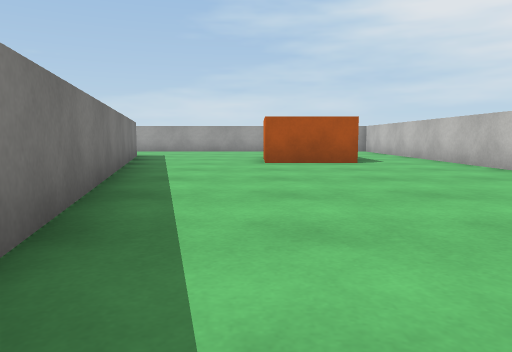
[1] (above)

22 first-person views from a walk through a 3-D level made in the Unity game engine. The camera is 0.55 m above the floor, tilts 6° down and sees 70° across. The floor is counted in squares, 1 m on a side. Each view is taken from the middle of a square. On the plan, view 1 faces up. The plan holds only what a view shows up to about 9 squares ahead; the rest is blank. The place goes on beyond the plan. The player character is not drawn. Surface patterns are stand-ins for the level's own textures.

[2]
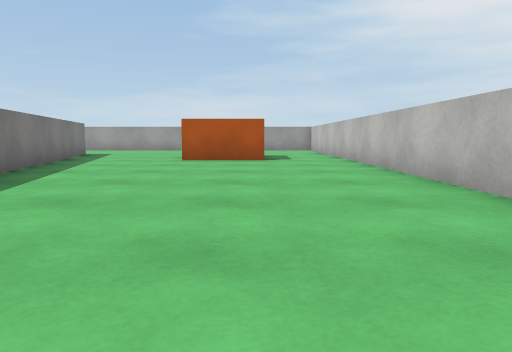

[3]
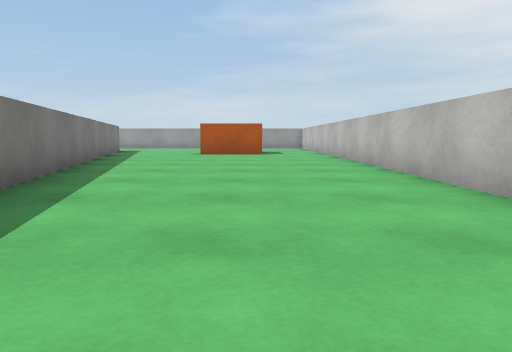

[4]
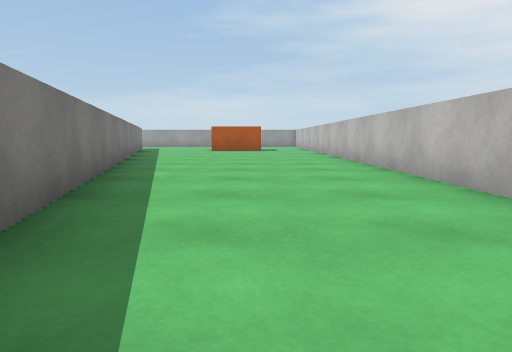

[5]
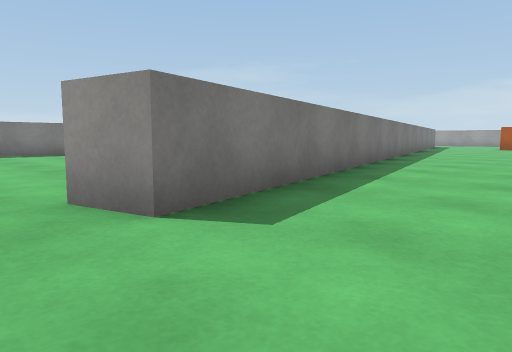

[6]
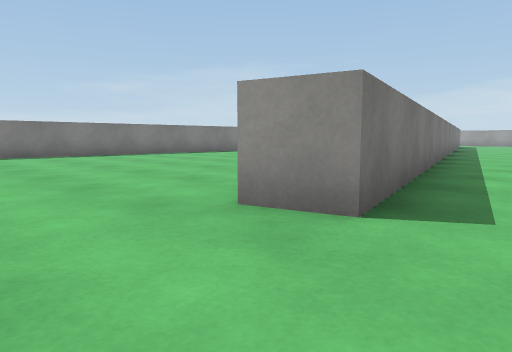

[7]
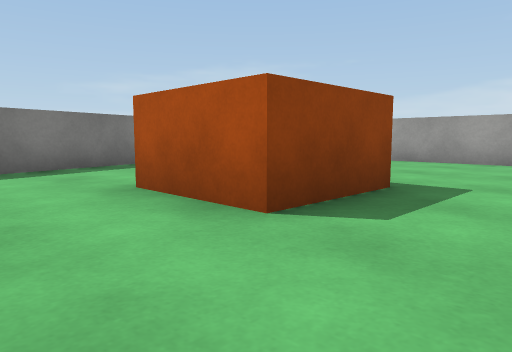

[8]
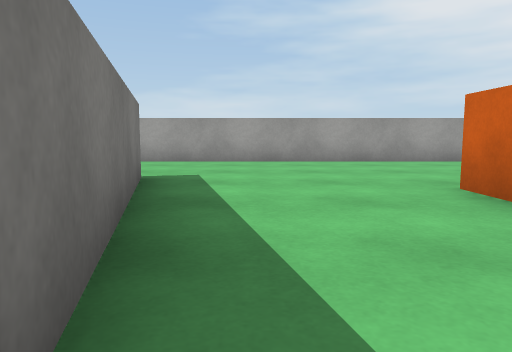

[9]
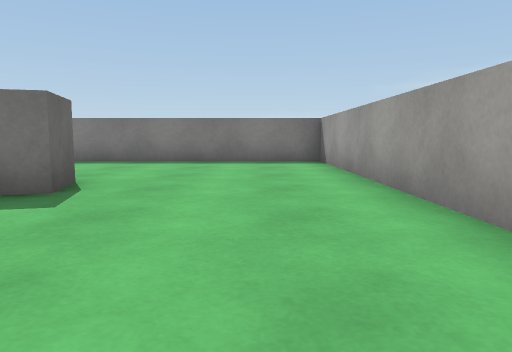

[10]
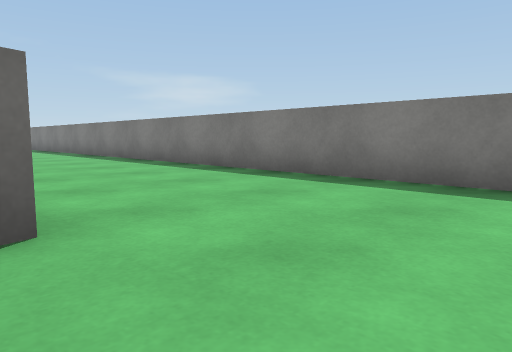

[11]
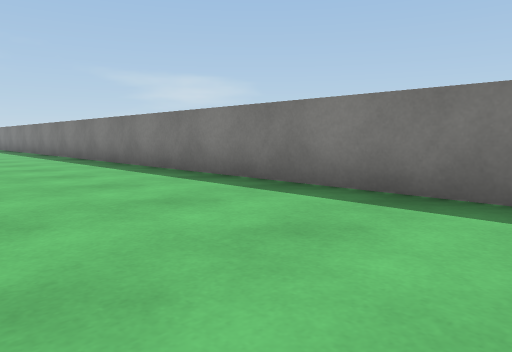

[12]
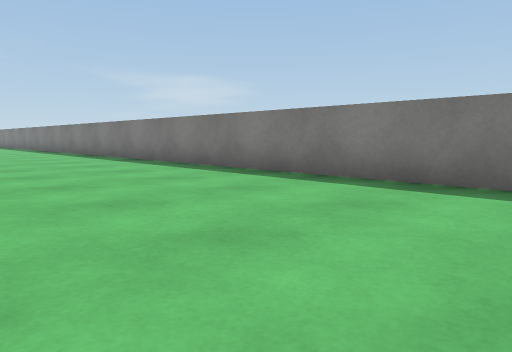

[13]
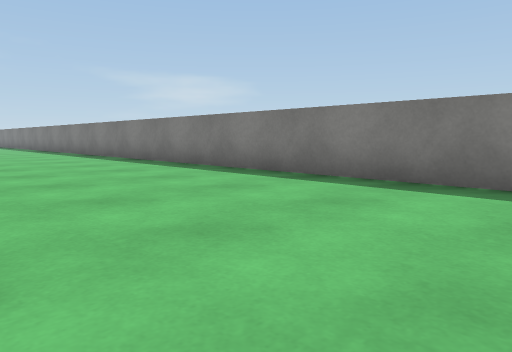

[14]
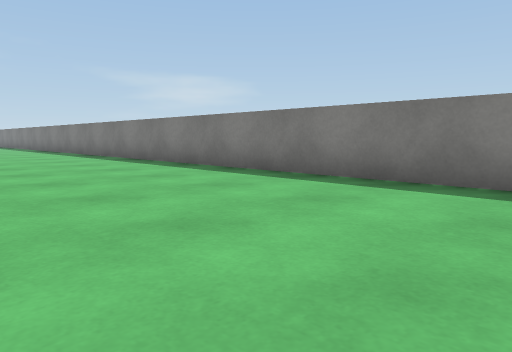

[15]
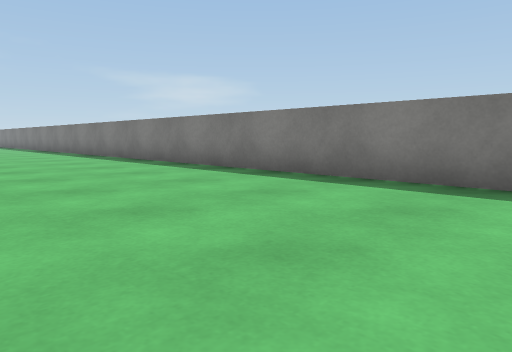

[16]
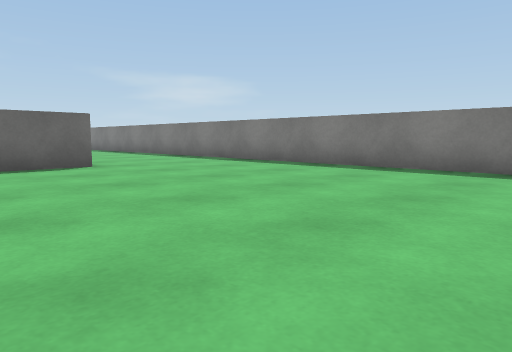

[17]
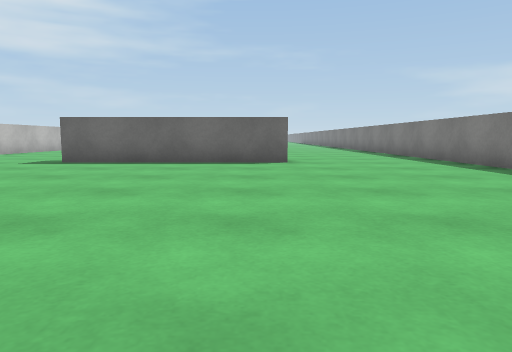

[18]
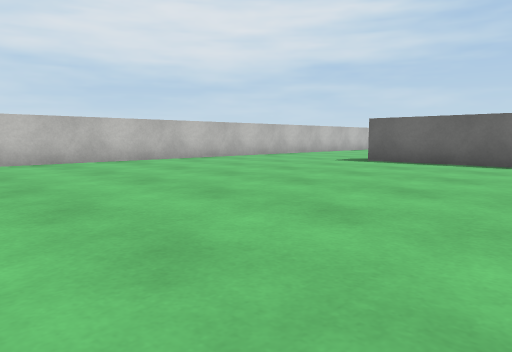

[19]
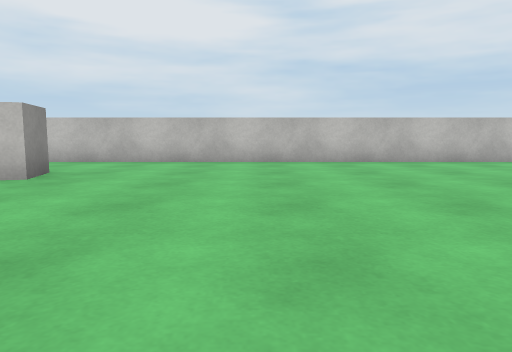

[20]
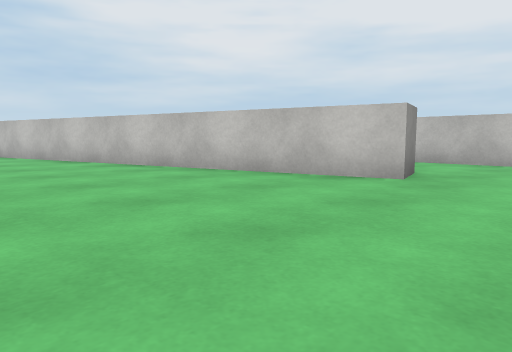

[21]
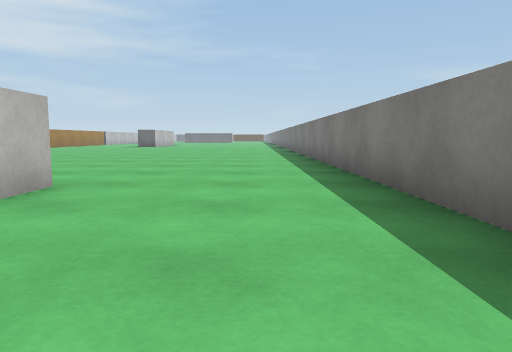

[22]
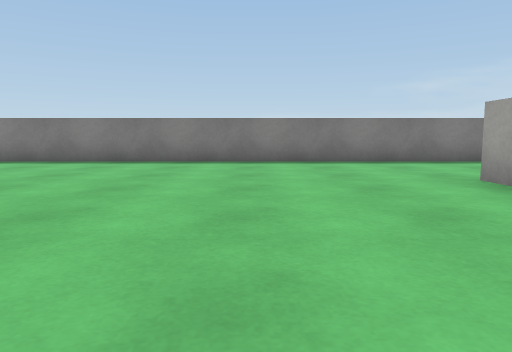

### Floor plan
Points are (right, up) in squares from view 1. A wall is a line through its corners. A room is listed if a view was taken in it or the views show most of it. See-through windows are left out.
Room 1 (views 1, 2, 3, 4, 5, 6, 7, 8, 9, 10, 11, 12, 13, 14, 15, 16, 17, 18, 19, 20, 21, 22)
walls: (4.3, -3.8) (4.3, 9.1); (-4.1, -20.1) (-4.7, -20.1) (-4.7, -19.1) (0.4, -19.1); (4.3, -18.9) (4.3, -8.2); (-4.6, 10.7) (-3.6, 11) (1.7, -9.7) (0.8, -10) (-1.3, -1.9); (2.9, 14.5) (-8.5, 14.5) (-8.5, -27.5)
objects: other object (0, 8) to (2, 10)

Positions as (right, up) in squares from view 1, and headings:
1: (0, 0), facing up
2: (2, -1), facing up
3: (2, -4), facing up
4: (2, -7), facing up
5: (4, -11), facing up-left
6: (3, -12), facing up-left
7: (4, 6), facing up-left
8: (-2, 6), facing up
9: (0, 13), facing left
10: (-4, 13), facing down-left
11: (-5, 9), facing down-left
12: (-4, 5), facing down-left
13: (-4, 1), facing down-left
14: (-4, -3), facing down-left
15: (-4, -8), facing down-left
16: (-2, -12), facing down-left
17: (-4, -11), facing down
18: (-4, -11), facing down-right
19: (-4, -13), facing right
20: (-4, -12), facing up-right
21: (-7, -16), facing down
22: (0, -23), facing left
